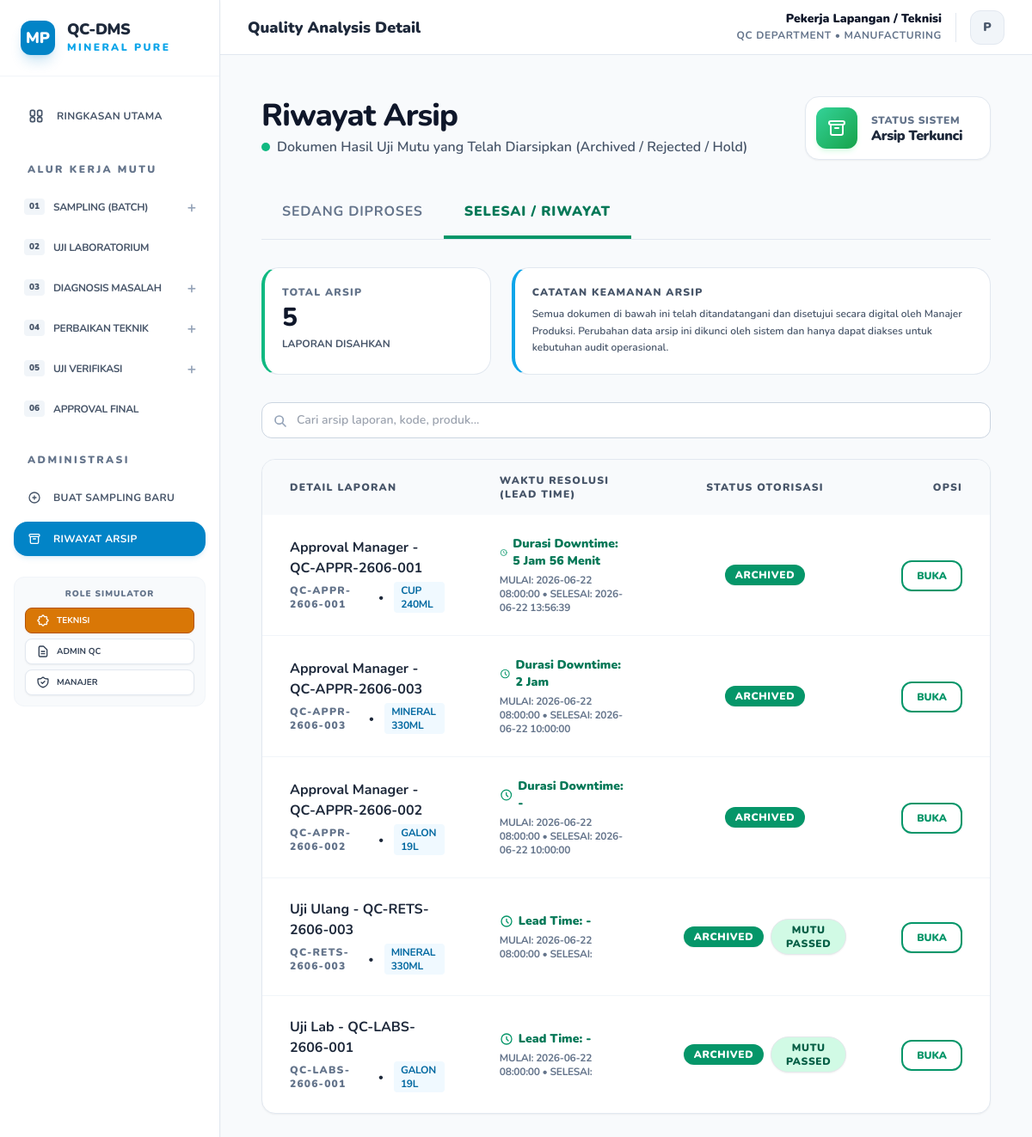
/archive.php, run on the app's committed database.
### tables this page shows
CREATE TABLE documents (
        id INTEGER PRIMARY KEY AUTOINCREMENT,
        no_dokumen TEXT UNIQUE,
        nama_dokumen TEXT,
        produk TEXT,
        jenis TEXT,
        tanggal TEXT,
        inspector TEXT,
        machine_id TEXT,
        admin_entry_name TEXT,
        status TEXT,
        status_mutu TEXT DEFAULT 'Passed',
        approval_status TEXT DEFAULT 'Waiting Approval',
        approved_by TEXT,
        link TEXT,
        deskripsi TEXT,
        folder_path TEXT,
        parent_doc_id INTEGER,
        ph TEXT,
        tds TEXT,
        kekeruhan TEXT,
        created_at DATETIME,
        approved_at DATETIME,
        archived_at DATETIME
    , file_path TEXT, external_link TEXT);

### db.php (called while the page is built, shortened)
<?php
function formatLeadTime($created, $approved) {
    if (empty($created) || empty($approved)) {
        return '-';
    }
    $t1 = strtotime($created);
    $t2 = strtotime($approved);
    $diff = $t2 - $t1;
    $days = floor($diff / 86400);
    $hours = floor(($diff % 86400) / 3600);
    $minutes = floor(($diff % 3600) / 60);
    $result = [];
    if ($hours > 0) {
        $result[] = $hours . " Jam";
    }
    if ($minutes > 0 || empty($result)) {
        $result[] = $minutes . " Menit";
    }
    return implode(" ", $result);
}
function getRepairDowntime($doc, $pdo) {
    $current = $doc;
    $approved_time = $doc['approved_at'] ?? null;
    for ($i = 0; $i < 10; $i++) {
        if (empty($current['parent_doc_id'])) {
            break;
        }
        $stmt = $pdo->prepare("SELECT * FROM documents WHERE id = ?");
        $stmt->execute([$current['parent_doc_id']]);
        $parent = $stmt->fetch(PDO::FETCH_ASSOC);
        if ($parent['jenis'] == 'Diagnosis_Mesin') {
            $created_time = $parent['created_at'];
            if (!empty($created_time) && !empty($approved_time)) {
                return formatLeadTime($created_time, $approved_time);
            }
        }
        $current = $parent;
    }
    return '-';
}
?>

### archive.php (the view, shortened to what this page needs)
<?php
require 'db.php';
$search = $_GET['search'] ?? null;
$query = "SELECT * FROM documents WHERE status IN ('Archived', 'Rejected', 'Hold', 'Aborted')";
$params = [];
$query .= " ORDER BY archived_at DESC, id DESC";
$stmt = $pdo->prepare($query);
$stmt->execute($params);
$files = $stmt->fetchAll(PDO::FETCH_ASSOC);
$total_archived = $pdo->query("SELECT COUNT(*) FROM documents WHERE status IN ('Archived', 'Rejected', 'Hold', 'Aborted')")->fetchColumn();
?>
<!DOCTYPE html>
<html lang="id">
<head>
    <script src="https://cdn.tailwindcss.com"></script>
</head>
<body class="antialiased">
    <?php include 'sidebar.php'; ?>
    <div class="p-4 max-w-7xl mx-auto">
        <div class="mb-8 flex flex-col md:flex-row justify-between items-start md:items-center gap-6">
            <div>
                <h1 class="text-3xl md:text-4xl font-extrabold tracking-tight text-slate-900">Riwayat Arsip</h1>
                <p class="text-slate-600 font-semibold mt-1 flex items-center gap-2">
                    <span class="w-2.5 h-2.5 bg-emerald-500 rounded-full animate-pulse"></span>
                    Dokumen Hasil Uji Mutu yang Telah Diarsipkan (Archived / Rejected / Hold)
                </p>
            </div>
            <div class="flex items-center gap-4 bg-white p-3 pr-8 rounded-2xl border border-slate-200 shadow-sm">
                <div class="w-12 h-12 bg-gradient-to-br from-emerald-400 to-green-600 rounded-xl flex items-center justify-center text-white shadow-md shadow-green-100">
                    <svg class="w-6 h-6 text-white" fill="none" stroke="currentColor" viewBox="0 0 24 24" xmlns="http://www.w3.org/2000/svg">
                        <path stroke-linecap="round" stroke-linejoin="round" stroke-width="2" d="M5 8h14M5 8a2 2 0 110-4h14a2 2 0 110 4M5 8v10a2 2 0 002 2h10a2 2 0 002-2V8m-9 4h4"></path>
                    </svg>
                </div>
                <div>
                    <p class="text-xs font-black uppercase tracking-wider text-slate-500 mb-0.5">Status Sistem</p>
                    <p class="text-base font-black text-slate-800 tracking-tight leading-none">Arsip Terkunci</p>
                </div>
            </div>
        </div>
        <div class="mb-8 flex border-b border-slate-200">
            <a href="index.php" class="px-6 py-4 font-bold text-sm md:text-base uppercase tracking-wider border-b-4 border-transparent text-slate-500 hover:text-slate-700 hover:border-slate-300 transition-colors">Sedang Diproses</a>
            <a href="archive.php" class="px-6 py-4 font-black text-sm md:text-base uppercase tracking-wider border-b-4 border-emerald-600 text-emerald-700">Selesai / Riwayat</a>
        </div>
        <div class="grid grid-cols-1 md:grid-cols-3 gap-6 mb-8 stat-grid">
            <div class="stat-card border-l-4 border-l-emerald-500 group md:col-span-1">
                <p class="text-xs font-black text-slate-500 uppercase tracking-widest mb-1 group-hover:text-emerald-500 transition-colors">Total Arsip</p>
                <h3 class="text-3xl font-extrabold text-slate-900"><?= $total_archived ?></h3>
                <p class="text-xs text-slate-600 mt-1 font-bold uppercase">Laporan Disahkan</p>
            </div>
            <div class="stat-card border-l-4 border-l-sky-500 group md:col-span-2">
                <p class="text-xs font-black text-slate-600 uppercase tracking-widest mb-1">Catatan Keamanan Arsip</p>
                <p class="text-xs text-slate-600 font-semibold leading-relaxed mt-2">
                    Semua dokumen di bawah ini telah ditandatangani dan disetujui secara digital oleh Manajer Produksi. Perubahan data arsip ini dikunci oleh sistem dan hanya dapat diakses untuk kebutuhan audit operasional.
                </p>
            </div>
        </div>
        <div class="mb-6">
            <form action="" method="GET" class="relative">
                <input type="text" name="search" value="<?= htmlspecialchars($search ?? '') ?>" placeholder="Cari arsip laporan, kode, produk..." class="pl-10 pr-4 py-2.5 bg-white border border-slate-300 rounded-xl text-sm font-semibold focus:border-emerald-500 outline-none w-full transition-all">
                <span class="absolute left-3.5 top-3.5 text-slate-400">
                    <svg class="w-4 h-4" fill="none" stroke="currentColor" viewBox="0 0 24 24" xmlns="http://www.w3.org/2000/svg"><path stroke-linecap="round" stroke-linejoin="round" stroke-width="2.5" d="M21 21l-6-6m2-5a7 7 0 11-14 0 7 7 0 0114 0z"></path></svg>
                </span>
            </form>
        </div>
        <div class="bg-white rounded-2xl border border-slate-200 shadow-sm overflow-hidden desktop-table-area mb-20">
            <div class="overflow-x-auto">
                <table class="w-full min-w-[800px]">
                    <thead>
                        <tr class="bg-slate-50">
                            <th class="px-8 py-4 text-left text-xs font-black text-slate-600 uppercase tracking-widest">Detail Laporan</th>
                            <th class="px-8 py-4 text-left text-xs font-black text-slate-600 uppercase tracking-widest">Waktu Resolusi (Lead Time)</th>
                            <th class="px-8 py-4 text-center text-xs font-black text-slate-600 uppercase tracking-widest">Status Otorisasi</th>
                            <th class="px-8 py-4 text-right text-xs font-black text-slate-600 uppercase tracking-widest">Opsi</th>
                        </tr>
                    </thead>
                    <tbody class="divide-y divide-slate-100">
                        <?php foreach ($files as $file): ?>
                            <tr class="hover:bg-emerald-50/10 transition-colors">
                                <td class="px-8 py-6">
                                    <a href="view.php?id=<?= $file['id'] ?>" class="block group">
                                        <p class="font-bold text-slate-800 text-base group-hover:text-emerald-600 transition-colors"><?= htmlspecialchars($file['nama_dokumen']) ?></p>
                                        <div class="flex items-center gap-3 mt-1">
                                            <p class="text-xs font-black text-slate-500 tracking-widest uppercase"><?= htmlspecialchars($file['no_dokumen']) ?></p>
                                            <span class="text-xs text-slate-350">•</span>
                                            <p class="text-xs font-bold text-sky-700 bg-sky-50 px-2 py-0.5 rounded uppercase tracking-tight"><?= str_replace('_', ' ', $file['produk']) ?></p>
                                        </div>
                                    </a>
                                </td>
                                <td class="px-8 py-6">
                                     <div class="flex flex-col gap-1">
                                         <span class="text-sm font-black text-emerald-700 flex items-center gap-1.5">
                                             <svg class="w-4 h-4 text-emerald-600" fill="none" stroke="currentColor" viewBox="0 0 24 24" xmlns="http://www.w3.org/2000/svg"><path stroke-linecap="round" stroke-linejoin="round" stroke-width="2" d="M12 8v4l3 3m6-3a9 9 0 11-18 0 9 9 0 0118 0z"></path></svg>
                                             <?php if ($file['jenis'] == 'Approval_Manager'): ?>
                                                 Durasi Downtime: <?= getRepairDowntime($file, $pdo) ?>
                                             <?php else: ?>
                                                 Lead Time: <?= formatLeadTime($file['created_at'], $file['approved_at']) ?>
                                             <?php endif; ?>
                                         </span>
                                         <span class="text-xs font-bold text-slate-500 uppercase tracking-tight">
                                             Mulai: <?= $file['created_at'] ?> &bull; Selesai: <?= $file['approved_at'] ?>
                                         </span>
                                     </div>
                                 </td>
                                 <td class="px-8 py-6 text-center">
                                     <div class="flex items-center justify-center gap-2">
                                         <?php if ($file['status'] == 'Archived'): ?>
                                             <span class="px-3 py-1 bg-emerald-600 text-white rounded-full text-xs font-black uppercase tracking-wider shadow-sm">
                                                 ARCHIVED
                                             </span>
                                         <?php elseif ($file['status'] == 'Rejected'): ?>
                                             <span class="px-3 py-1 bg-rose-600 text-white rounded-full text-xs font-black uppercase tracking-wider shadow-sm">
                                                 REJECTED
                                             </span>
                                         <?php elseif ($file['status'] == 'Hold'): ?>
                                             <span class="px-3 py-1 bg-amber-500 text-white rounded-full text-xs font-black uppercase tracking-wider shadow-sm">
                                                 HOLD
                                             </span>
                                         <?php else: ?>
                                             <span class="px-3 py-1 bg-slate-650 text-white rounded-full text-xs font-black uppercase tracking-wider shadow-sm">
                                                 <?= htmlspecialchars(strtoupper($file['status'])) ?>
                                             </span>
                                         <?php endif; ?>
                                         <?php if ($file['jenis'] == 'Uji_Lab' || $file['jenis'] == 'Uji_Ulang'): ?>
                                             <?php
                                             $is_passed = ($file['status_mutu'] == 'Passed' || $file['status_mutu'] == 'Lolos');
                                             $bg_class = $is_passed ? 'bg-emerald-100 text-emerald-800 border-emerald-250' : 'bg-rose-100 text-rose-800 border-rose-250';
                                             $label = $is_passed ? 'Mutu PASSED' : 'Mutu REJECT';
                                             ?>
                                             <span class="px-3 py-1 border rounded-full text-xs font-black uppercase tracking-wider shadow-sm <?= $bg_class ?>">
                                                 <?= $label ?>
                                             </span>
                                         <?php endif; ?>
                                     </div>
                                 </td>
                                <td class="px-8 py-6 text-right">
                                    <a href="view.php?id=<?= $file['id'] ?>" class="text-xs font-black text-emerald-600 hover:bg-emerald-600 hover:text-white px-4 py-2 border-2 border-emerald-600 rounded-xl transition-all shadow-sm">BUKA</a>
                                </td>
                             </tr>
                        <?php endforeach; ?>
                    </tbody>
                </table>
            </div>
        </div>
    </div>
</body>
</html>

### archive.php (style rules this page uses)
:root { --primary: #0284c7; --success: #059669; --bg-main: #f8fafc; }
body { font-family: system-ui, -apple-system, BlinkMacSystemFont, "Segoe UI", Roboto, "Helvetica Neue", Arial, sans-serif; background-color: var(--bg-main); color: #1e293b; }
h1, h2, h3, h4 { font-family: system-ui, -apple-system, BlinkMacSystemFont, "Segoe UI", Roboto, "Helvetica Neue", Arial, sans-serif; }
.stat-card { background: white; border-radius: 20px; border: 1px solid #e2e8f0; padding: 1.25rem; transition: all 0.2s; }

### sidebar.php (style rules this page uses)
body, h1, h2, h3, h4, h5, h6, p, a, span, div, button, input, select, textarea { font-family: 'Nunito', sans-serif !important; }

### data on the page
documents: nama_dokumen "Approval Manager - QC-APPR-2606-001", no_dokumen "QC-APPR-2606-001", produk "CUP 240ML", pdo "5 Jam 56 Menit", created_at "2026-06-22 08:00:00", approved_at "2026-06-22 13:56:39", status "ARCHIVED"
documents: nama_dokumen "Approval Manager - QC-APPR-2606-003", no_dokumen "QC-APPR-2606-003", produk "MINERAL 330ML", pdo "2 Jam", created_at "2026-06-22 08:00:00", approved_at "2026-06-22 10:00:00", status "ARCHIVED"
documents: nama_dokumen "Approval Manager - QC-APPR-2606-002", no_dokumen "QC-APPR-2606-002", produk "GALON 19L", pdo "-", created_at "2026-06-22 08:00:00", approved_at "2026-06-22 10:00:00", status "ARCHIVED"
documents: nama_dokumen "Uji Ulang - QC-RETS-2606-003", no_dokumen "QC-RETS-2606-003", produk "MINERAL 330ML", created_at+approved_at "-", created_at "2026-06-22 08:00:00", status "ARCHIVED", status_mutu "MUTU PASSED"
documents: nama_dokumen "Uji Lab - QC-LABS-2606-001", no_dokumen "QC-LABS-2606-001", produk "GALON 19L", created_at+approved_at "-", created_at "2026-06-22 08:00:00", status "ARCHIVED", status_mutu "MUTU PASSED"

### other printed values
$val['num'] "01"
$val['title'] "SAMPLING (BATCH)"
$val['num'] "02"
$val['title'] "UJI LABORATORIUM"
$val['num'] "03"
$val['title'] "DIAGNOSIS MASALAH"
$val['num'] "04"
$val['title'] "PERBAIKAN TEKNIK"
$val['num'] "05"
$val['title'] "UJI VERIFIKASI"
$val['num'] "06"
$val['title'] "APPROVAL FINAL"
$role_name "Pekerja Lapangan / Teknisi"
substr($role_name, 0, 1) "P"
$total_archived "5"
